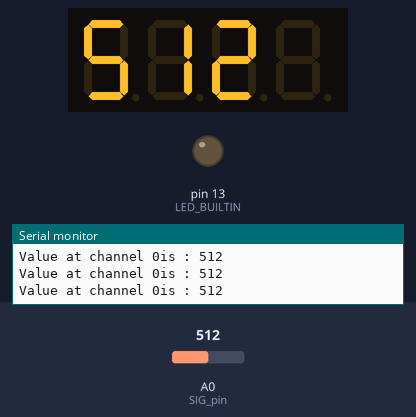
A sketch run on a simulated Arduino Uno, built with avr-gcc and run on an emulated ATmega328P. Shown: 4-digit seven-segment display, output pins drawn as LEDs (lit = HIGH), the last lines printed to the serial monitor. The inputs (shaded band) are chosen by the test bench; at power-on: A0 (SIG_pin) = 512.

Above: at 1.2 s.
1.3 s: A0 (SIG_pin) set to 509
At 2.5 s:
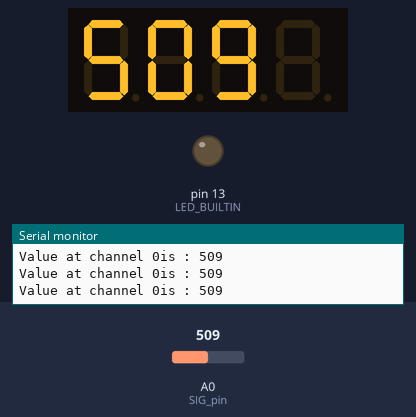
2.8 s: A0 (SIG_pin) set to 306
At 3.1 s:
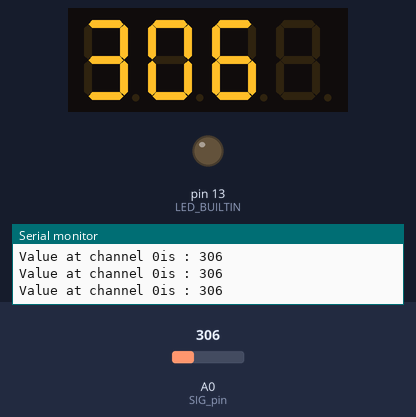
4.3 s: A0 (SIG_pin) set to 716
At 4.9 s:
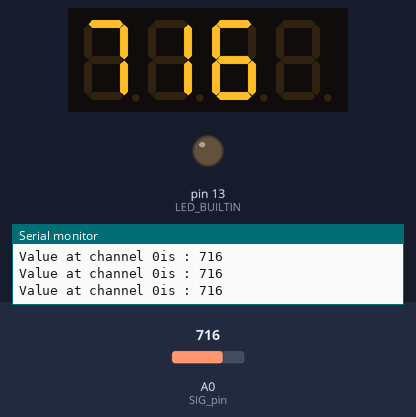
5.8 s: A0 (SIG_pin) set to 900
At 6.6 s:
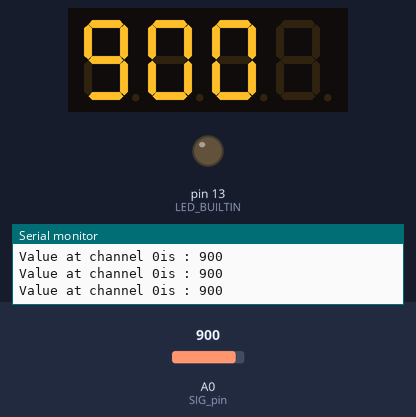
Timing chart, 0 to 8.3 s (numbered marks = the images above; inputs shaded):
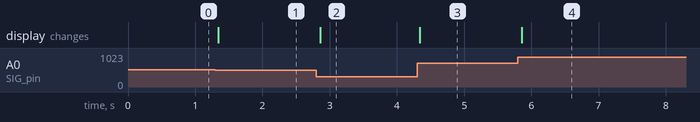

Measured:
- after the input at 1.3 s, the display: changes at once (image 1)
- after the input at 2.8 s, the display: changes after 0.06 s (image 2)
- after the input at 4.3 s, the display: changes at once (image 3)
- after the input at 5.8 s, the display: changes after 0.06 s (image 4)

The sketch:

MidiStepSequencer.ino
```cpp
/*
 Name:		MidiStepSequencer.ino
 Created:	12/19/2017 7:29:43 PM
 Author:	thomas
*/


#include "TM1637.h"
#define CLK 2//pins definitions for TM1637 and can be changed to other ports
#define DIO 3
TM1637 tm1637(CLK, DIO);

//Mux control pins
int s0 = 8;
int s1 = 9;
int s2 = 10;
int s3 = 11;

//Mux in  SIG  pin
int SIG_pin = 0;

// the setup function runs once when you press reset or power the board
void setup() {
	tm1637.init();
	tm1637.set(BRIGHT_TYPICAL);//BRIGHT_TYPICAL = 2,BRIGHT_DARKEST = 0,BRIGHTEST = 7;

	pinMode(LED_BUILTIN, OUTPUT);

	pinMode(s0, OUTPUT);
	pinMode(s1, OUTPUT);
	pinMode(s2, OUTPUT);
	pinMode(s3, OUTPUT);

	digitalWrite(s0, LOW);
	digitalWrite(s1, LOW);
	digitalWrite(s2, LOW);
	digitalWrite(s3, LOW);

	Serial.begin(9600);


}

// the loop function runs over and over again until power down or reset
void loop() {
	int8_t ListDisp[4];
	ListDisp[0] = 3;
	//Loop through and read all 16 values
	//Reports back Value at channel 6 is: 346
	for (int i = 0; i < 1; i++) {
		Serial.print("Value at channel ");
		Serial.print(i); Serial.print("is : ");
		int x = readMux(i);

		char buf[4];
		sprintf(buf, "%03i", x);

		int digit1, digit2, digit3, digit4;

		digit1 = buf[0] - '0';
		digit2 = buf[1] - '0';
		digit3 = buf[2] - '0';
		digit4 = buf[3] - '0';

		Serial.println(readMux(i));
		tm1637.display(0, digit1);
		tm1637.display(1, digit2);
		tm1637.display(2, digit3);
		tm1637.display(3, digit4);
		delay(10);
	}

}

int convert(int num)
{

}

int readMux(int channel) {
	int controlPin[] = { s0, s1, s2, s3 };
	int muxChannel[16][4] = { { 0,0,0,0 },
		//channel 0
	{1,0,0,0},
		//channel 1
	{0,1,0,0},
		//channel 2
	{1,1,0,0},
		//channel 3
	{0,0,1,0},
		//channel 4
	{1,0,1,0},
		//channel 5
	{0,1,1,0},
		//channel 6
	{1,1,1,0},
		//channel 7
	{0,0,0,1},
		//channel 8
	{1,0,0,1},
		//channel 9
	{0,1,0,1},
		//channel 10
	{1,1,0,1},
		//channel 11
	{0,0,1,1},
		//channel 12
	{1,0,1,1},
		//channel 13
	{0,1,1,1},
		//channel 14
	{1,1,1,1}
		//channel 15
	};
	//loop through the 4 sig
	for (int i = 0; i < 4; i++) {
		digitalWrite(controlPin[i], muxChannel[channel][i]);
	} //read the value at the SIG pin
	int val = analogRead(SIG_pin);
	//return the value
	return val;
	//internalLedBlink(100, 100);

}

void internalLedBlink(int ms, int count)
{
	for (int i = 0; i < count; i++)
	{
		digitalWrite(LED_BUILTIN, HIGH);
		delay(ms);
		digitalWrite(LED_BUILTIN, LOW);
		delay(ms);
	}

}
```
